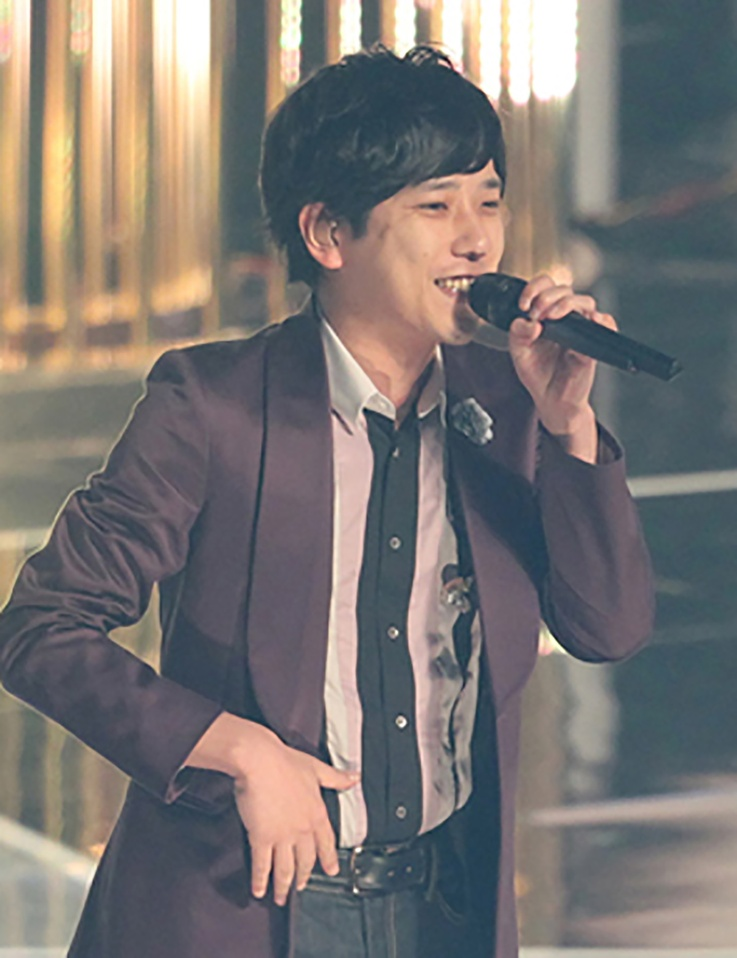
#> input picture arasi_deta/downloads/二宮和也/12.ninomiya0425b.jpg, 737 x 958 px, shrunk from 1200 x 1560 before the run; its folder holds only this picture in this run
$ python img_collection_eye2.py
#> lines starting #> are read from the running program, lines starting #| are printed output that depends on the picture
import cv2, os, re,requests, time, bs4
from urllib.request import urlretrieve
from urllib import request as req
from urllib import error,parse
from PIL import Image
import numpy as np
import glob
#"二宮和也","櫻井翔","相葉雅紀","大野智","松本潤"
members = ["二宮和也","櫻井翔","相葉雅紀","大野智","松本潤"]
img_dir = "./arasi_deta/downloads/"
face_cascade_path = "./haarcascade_frontalface_alt.xml"
eye_cascade_path = "haarcascade_righteye_2splits.xml"
face_cascade = cv2.CascadeClassifier(face_cascade_path)
eye_cascade = cv2.CascadeClassifier(eye_cascade_path)
for member in members:
	files = glob.glob(img_dir+member+"/*.jpg")
	print("{}の写真は{}枚です。顔認識を始めます。".format(member, len(files)))
	error_count = 0
	for index, file in enumerate(files,1):
		img = cv2.imread(file)
#> img is the input picture: shape (958, 737, 3); mean B, G, R 114.6, 116.6, 121.6
		img_gray = cv2.cvtColor(img, cv2.COLOR_BGR2GRAY)
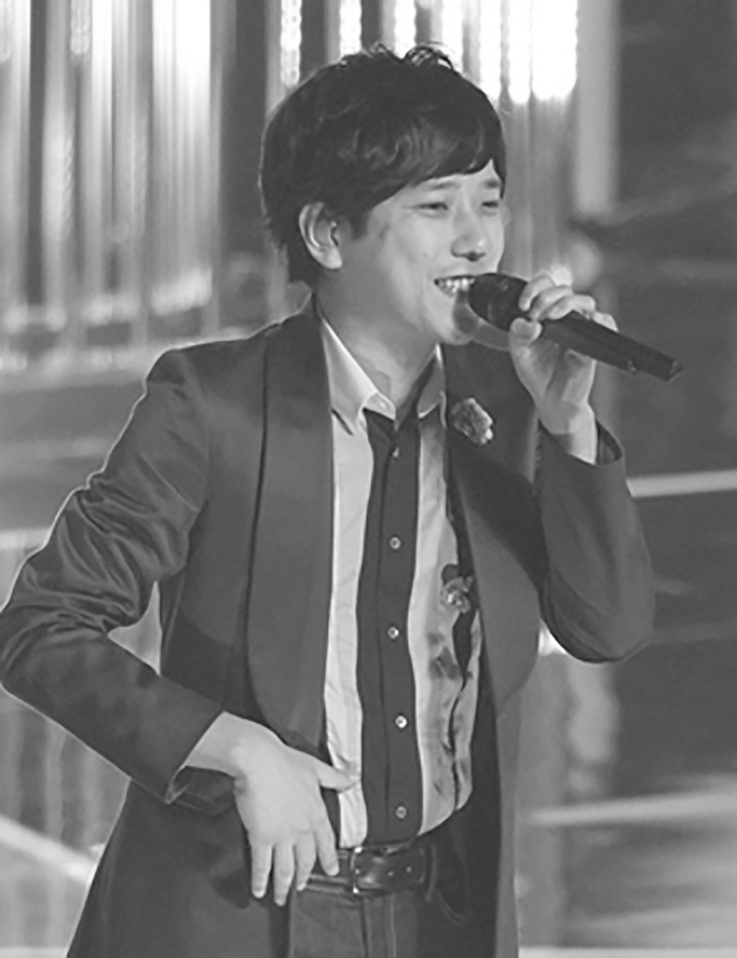
#> img_gray: shape (958, 737); min 10, max 255, mean 117.9
		for i in range(1,20):
			minValue = i * 5
			eyes = eye_cascade.detectMultiScale(img_gray, minSize=(minValue,minValue))
			if len(eyes) == 1:
				break
#> this loop made 1 pass
#> eyes on pass 1: [[416, 177, 45, 45]]
		if len(eyes) != 1:
				continue
		for x,y,w,h in eyes:
				img = img[y:y+h, x:x+w]
#> this loop made 1 pass
#> pass 1, `img = img[y:y+h, x:x+w]`:
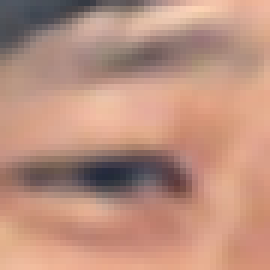
#> img: shape (45, 45, 3) (shown 6 times larger); mean B, G, R 126.8, 144.2, 187.7
		face_path = img_dir+member+"/face9"
		if not os.path.exists(face_path):
			os.makedirs(face_path)
		cv2.imwrite(face_path  + "/" + str(index)+".jpg", img)
	print("{}のディレクトリにて、{}件中、{}件の写真で顔認識に失敗しました。".format(member, len(files), error_count))
